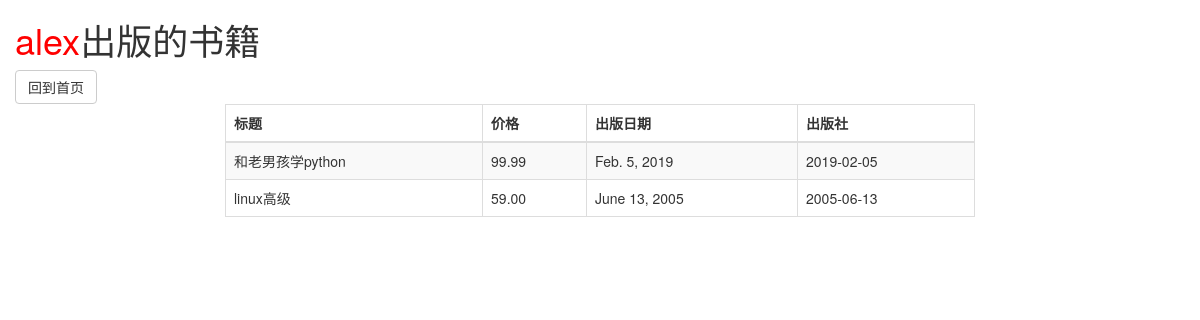
Screenshot of /show_author_book/5 (signed in) with the database file from the repository.
### crud/models.py (models this page shows, shortened)
class Author(models.Model):
    nid = models.AutoField(primary_key=True)
    name = models.CharField(max_length=32)
    age = models.IntegerField()
    authordetail = models.OneToOneField(to="AuthorDetail", to_field='nid', on_delete=models.CASCADE)  # 加引号会从全局去找

class Book(models.Model):
    nid = models.AutoField(primary_key=True)
    title = models.CharField(max_length=32, unique=True)
    pub_date = models.DateField()
    price = models.DecimalField(max_digits=5, decimal_places=2)
    publish = models.ForeignKey(to="Publish", to_field='nid', on_delete=models.CASCADE)
    authors = models.ManyToManyField(to='Author')

### crud/views/author.py (the view)
# urls.py: re_path('show_author_book/(\d+)', author_view.show_author_book),
def show_author_book(request, id):
    author_obj = Author.objects.filter(nid=id).first()
    book_list = author_obj.book_set.all()
    author_name = author_obj.name
    context = {
        'book_list': book_list,
        'author_name': author_name
    }
    return render(request, 'author/show_author_book.html', context=context)

### templates/author/show_author_book.html (shortened to what this page needs)
{% extends 'base.html' %}
{% block header-info %}
    <h1><span class="red_info">{{ author_name }}</span>出版的书籍</h1>
    <a href="{% url 'crud:book' %}" class="btn btn-default">回到首页</a>
{% endblock header-info %}
{% block content %}
    <table id="table" class="table table-bordered table-striped">
        <thead>
        <tr>
            <th>标题</th>
            <th>价格</th>
            <th>出版日期</th>
            <th>出版社</th>
        </tr>
        </thead>
        <tbody>
        {% for book in book_list %}
            <tr>
                <td>{{ book.title }}</td>
                <td>{{ book.price }}</td>
                <td>{{ book.pub_date }}</td>
                <td>{{ book.pub_date | date:'Y-m-d' }}</td>
            </tr>
        {% endfor %}
        </tbody>
    </table>
{% endblock content %}

### crud/static/css/common.css (style rules this page uses)
.red_info { color: red; }

### rows the page displays
Author: name "alex"
Book: title "和老男孩学python", price "99.99", pub_date "Feb. 5, 2019", pub_date "2019-02-05"
Book: title "linux高级", price "59.00", pub_date "June 13, 2005", pub_date "2005-06-13"
